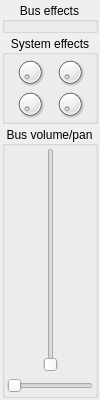
<?xml version="1.0" encoding="UTF-8"?>
<ui version="4.0">
 <class>InstrumentControl</class>
 <widget class="QWidget" name="InstrumentControl">
  <property name="geometry">
   <rect>
    <x>0</x>
    <y>0</y>
    <width>100</width>
    <height>400</height>
   </rect>
  </property>
  <property name="minimumSize">
   <size>
    <width>100</width>
    <height>400</height>
   </size>
  </property>
  <property name="maximumSize">
   <size>
    <width>100</width>
    <height>16777215</height>
   </size>
  </property>
  <property name="windowTitle">
   <string>Form</string>
  </property>
  <layout class="QVBoxLayout" name="verticalLayout">
   <property name="spacing">
    <number>2</number>
   </property>
   <property name="leftMargin">
    <number>2</number>
   </property>
   <property name="topMargin">
    <number>2</number>
   </property>
   <property name="rightMargin">
    <number>2</number>
   </property>
   <property name="bottomMargin">
    <number>2</number>
   </property>
   <item>
    <widget class="QGroupBox" name="busEffects">
     <property name="title">
      <string>Bus effects</string>
     </property>
     <property name="alignment">
      <set>Qt::AlignCenter</set>
     </property>
     <layout class="QVBoxLayout" name="verticalLayout_2">
      <property name="spacing">
       <number>1</number>
      </property>
      <property name="leftMargin">
       <number>2</number>
      </property>
      <property name="topMargin">
       <number>2</number>
      </property>
      <property name="rightMargin">
       <number>2</number>
      </property>
      <property name="bottomMargin">
       <number>2</number>
      </property>
     </layout>
    </widget>
   </item>
   <item>
    <widget class="QGroupBox" name="busSysEffects">
     <property name="title">
      <string>System effects</string>
     </property>
     <property name="alignment">
      <set>Qt::AlignCenter</set>
     </property>
     <layout class="QGridLayout" name="gridLayout">
      <property name="leftMargin">
       <number>2</number>
      </property>
      <property name="topMargin">
       <number>2</number>
      </property>
      <property name="rightMargin">
       <number>2</number>
      </property>
      <property name="bottomMargin">
       <number>2</number>
      </property>
      <property name="spacing">
       <number>2</number>
      </property>
      <item row="0" column="0">
       <widget class="QDial" name="sysEffect0">
        <property name="minimumSize">
         <size>
          <width>30</width>
          <height>30</height>
         </size>
        </property>
        <property name="maximumSize">
         <size>
          <width>30</width>
          <height>30</height>
         </size>
        </property>
       </widget>
      </item>
      <item row="0" column="1">
       <widget class="QDial" name="sysEffect2">
        <property name="minimumSize">
         <size>
          <width>30</width>
          <height>30</height>
         </size>
        </property>
        <property name="maximumSize">
         <size>
          <width>30</width>
          <height>30</height>
         </size>
        </property>
       </widget>
      </item>
      <item row="1" column="0">
       <widget class="QDial" name="sysEffect3">
        <property name="minimumSize">
         <size>
          <width>30</width>
          <height>30</height>
         </size>
        </property>
        <property name="maximumSize">
         <size>
          <width>30</width>
          <height>30</height>
         </size>
        </property>
       </widget>
      </item>
      <item row="1" column="1">
       <widget class="QDial" name="sysEffect1">
        <property name="minimumSize">
         <size>
          <width>30</width>
          <height>30</height>
         </size>
        </property>
        <property name="maximumSize">
         <size>
          <width>30</width>
          <height>30</height>
         </size>
        </property>
       </widget>
      </item>
     </layout>
    </widget>
   </item>
   <item>
    <widget class="QGroupBox" name="bus">
     <property name="title">
      <string>Bus volume/pan</string>
     </property>
     <property name="alignment">
      <set>Qt::AlignCenter</set>
     </property>
     <layout class="QGridLayout" name="gridLayout_2">
      <property name="leftMargin">
       <number>2</number>
      </property>
      <property name="topMargin">
       <number>2</number>
      </property>
      <property name="rightMargin">
       <number>2</number>
      </property>
      <property name="bottomMargin">
       <number>2</number>
      </property>
      <item row="0" column="1">
       <widget class="QSlider" name="busMaster">
        <property name="maximum">
         <number>127</number>
        </property>
        <property name="orientation">
         <enum>Qt::Vertical</enum>
        </property>
       </widget>
      </item>
      <item row="1" column="0" colspan="3">
       <widget class="QSlider" name="busPan">
        <property name="maximum">
         <number>127</number>
        </property>
        <property name="orientation">
         <enum>Qt::Horizontal</enum>
        </property>
       </widget>
      </item>
      <item row="0" column="0">
       <widget class="QWidget" name="busUV_L" native="true"/>
      </item>
      <item row="0" column="2">
       <widget class="QWidget" name="busUV_R" native="true"/>
      </item>
     </layout>
    </widget>
   </item>
  </layout>
 </widget>
 <resources/>
 <connections/>
</ui>
